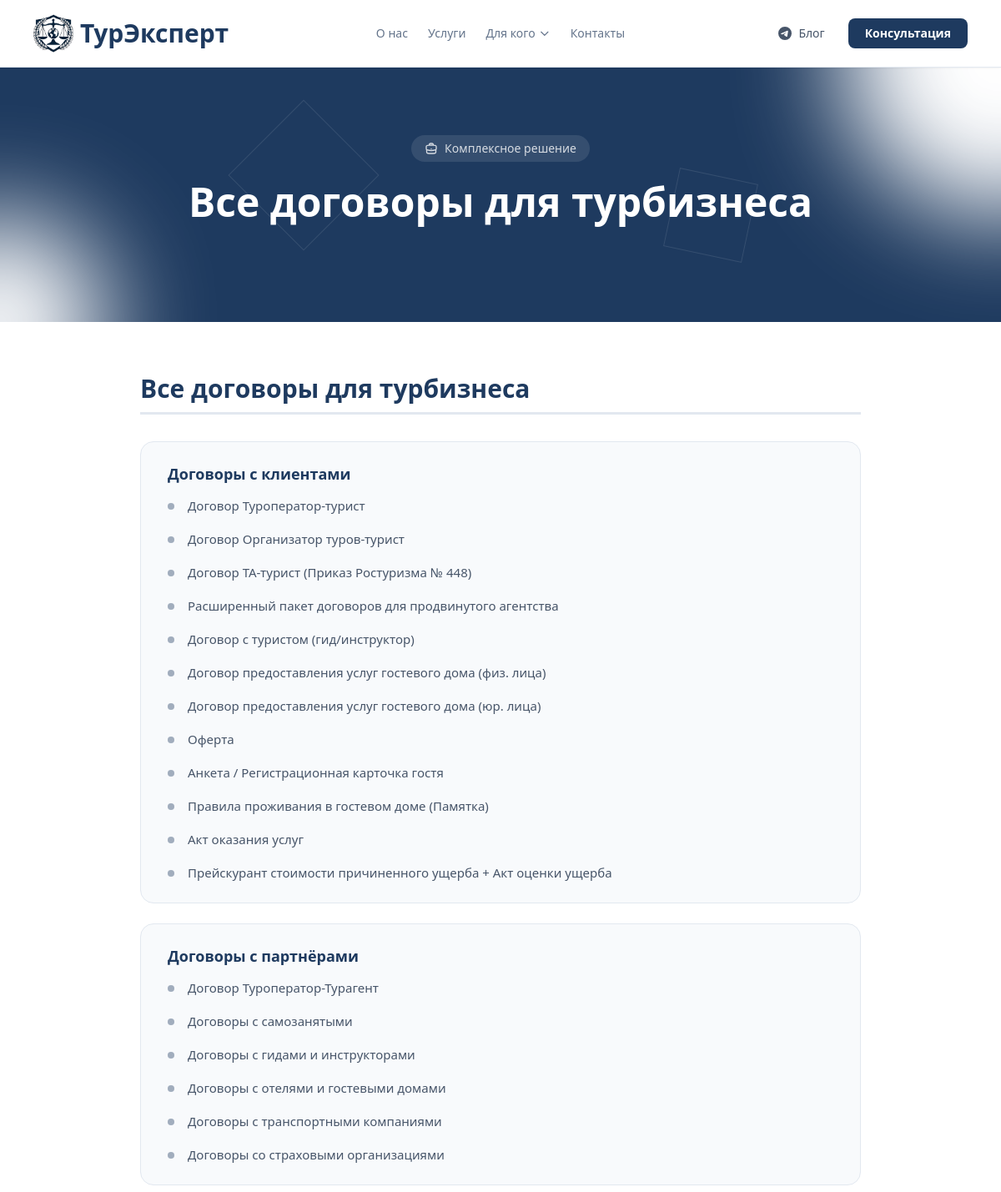
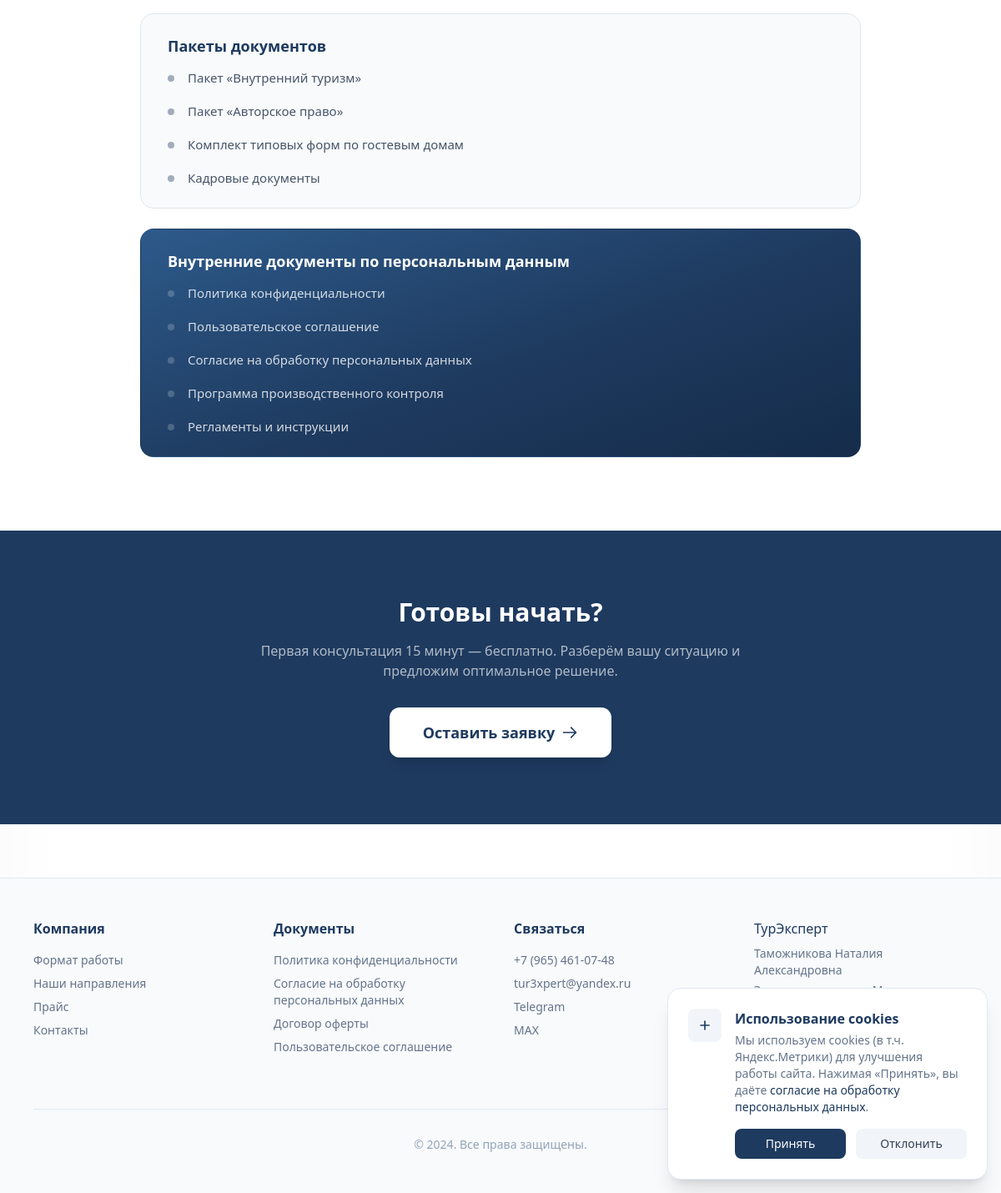
The page /info/vse-dogovory-dlya-turbiznesa/ on the database its author committed (2 pictures, top to bottom).
### core/models.py (models this page shows, shortened)
class InfoPage(models.Model):
    slug = models.SlugField("URL (slug)", unique=True, allow_unicode=True)
    title = models.CharField("Заголовок", max_length=200)
    subtitle = models.CharField("Подзаголовок", max_length=300, blank=True)
    price_display = models.CharField("Цена (текст)", max_length=100, blank=True)
    badge_text = models.CharField("Текст бейджа", max_length=100, blank=True, default='Комплексное решение')
    cta_title = models.CharField("Заголовок CTA", max_length=200, blank=True, default='Готовы начать?')
    cta_text = models.CharField("Текст CTA", max_length=400, blank=True, default='Первая консультация 15 минут — бесплатно. Разберём вашу ситуацию и предложим оптимальное решение.')
    content = models.TextField("Содержимое (HTML)")
    is_published = models.BooleanField("Опубликована", default=False)
    order = models.PositiveIntegerField("Порядок", default=0)
    class Meta:
        verbose_name = "Информационная страница"
        verbose_name_plural = "Информационные страницы"
        ordering = ['order']

### core/views.py (the view)
# urls.py: path('info/<slug:slug>/', views.info_page, name='info_page'),
def info_page(request, slug):
    page = get_object_or_404(InfoPage, slug=slug, is_published=True)
    return render(request, 'core/info_page.html', {'page': page})

### core/templates/core/info_page.html (shortened to what this page needs)
{% extends 'base.html' %}
{% load static %}
{% block content %}
<section class="relative overflow-hidden bg-[#1e3a5f] py-24">
    <div class="absolute inset-0">
        <div class="absolute top-0 right-0 w-96 h-96 bg-white rounded-full blur-3xl -translate-y-1/2 translate-x-1/2"></div>
        <div class="absolute bottom-0 left-0 w-64 h-64 bg-white rounded-full blur-3xl translate-y-1/2 -translate-x-1/2"></div>
        <div class="absolute top-1/4 left-1/4 w-32 h-32 border border-white/10 rotate-45"></div>
        <div class="absolute bottom-1/4 right-1/4 w-24 h-24 border border-white/10 rotate-12"></div>
    </div>
    <div class="relative max-w-4xl mx-auto px-4 text-center">
        {% if page.badge_text %}
        <div class="inline-flex items-center gap-2 bg-white/10 text-white/80 text-sm px-4 py-1.5 rounded-full mb-6">
            {{ page.badge_text }}
        </div>
        {% endif %}
        <h1 class="text-4xl md:text-5xl font-bold text-white mb-6 leading-tight">{{ page.title }}</h1>
    </div>
</section>
<section class="py-16 bg-white">
    <div class="max-w-4xl mx-auto px-4">
        <div class="prose-custom">
            {{ page.content|safe }}
        </div>
    </div>
</section>
{% if page.cta_title %}
<section class="py-20 bg-[#1e3a5f]">
    <div class="max-w-2xl mx-auto px-4 text-center">
        <h2 class="text-3xl font-bold text-white mb-4">{{ page.cta_title }}</h2>
        {% if page.cta_text %}
        <p class="text-white/65 mb-8">{{ page.cta_text }}</p>
        {% endif %}
        <a href="#" onclick="openModal(); return false;" class="inline-flex items-center gap-2 px-10 py-4 bg-white text-[#1e3a5f] font-bold rounded-xl hover:bg-white/90 transition-all shadow-lg hover:-translate-y-0.5 text-lg">
            Оставить заявку
            <svg class="w-5 h-5" fill="none" stroke="currentColor" viewBox="0 0 24 24">
                <path stroke-linecap="round" stroke-linejoin="round" stroke-width="2" d="M14 5l7 7m0 0l-7 7m7-7H3"/>
            </svg>
        </a>
    </div>
</section>
{% endif %}
{% endblock %}

### theme/templates/base.html (style rules this page uses)
html { scroll-behavior: smooth; scroll-padding-top: 80px; }
* { -webkit-font-smoothing: antialiased; -moz-osx-font-smoothing: grayscale; }
body { box-shadow: inset 0 0 100px rgba(0,0,0,0.03); }
.rounded-xl { border-radius: 13px; }

### core/templates/core/info_page.html (style rules this page uses)
.prose-custom h2 { font-size: 1.875rem; font-weight: 800; color: #1e3a5f; margin-bottom: 2rem; margin-top: 3rem; padding-bottom: 0.75rem; border-bottom: 3px solid #e2e8f0; }
.prose-custom h2:first-child { margin-top: 0; }
.prose-custom h3 { font-size: 1.125rem; font-weight: 700; color: #1e3a5f; margin-bottom: 0.75rem; display: flex; align-items: flex-start; gap: 0.5rem; }
.prose-custom > div { background: #f8fafc; border: 1px solid #e2e8f0; border-radius: 1rem; padding: 1.5rem 2rem; margin-bottom: 1.5rem; transition: box-shadow 0.2s; }
.prose-custom ul { list-style: none; padding: 0; margin: 0; display: flex; flex-direction: column; gap: 0.5rem; }
.prose-custom ul li { position: relative; padding-left: 1.5rem; color: #475569; font-size: 0.9375rem; line-height: 1.6; }
.prose-custom ul li::before { content: ''; position: absolute; left: 0; top: 0.6em; width: 8px; height: 8px; background: #1e3a5f; border-radius: 50%; opacity: 0.4; flex-shrink: 0; }
.prose-custom > div:last-child { background: linear-gradient(160deg, #2d5a8a 0%, #1e3a5f 55%, #152c4a 100%); border-color: transparent; }
.prose-custom > div:last-child h3 { color: white; }
.prose-custom > div:last-child ul li { color: rgba(255,255,255,0.8); }
.prose-custom > div:last-child ul li::before { background: rgba(255,255,255,0.5); }

### rows shown on the page
InfoPage: badge_text "Комплексное решение", title "Все договоры для турбизнеса", content "Все договоры для турбизнеса Договоры с клиентами Договор Туроператор-турист Договор Организатор туров-турист Договор ТА-турист (Приказ Ростуризма № 448) Расширенный пакет договоров для продвинутого агентства Договор с туристом (гид/инструктор) Договор предоставления услуг гостевого дома (физ. лица) Договор предоставления услуг гостевого дома (юр. лица) Оферта Анкета / Регистрационная карточка гостя Правила проживания в гостевом доме (Памятка) Акт оказания услуг Прейскурант стоимости причиненного ущерба + Акт оценки ущерба Договоры с партнёрами Договор Туроператор-Турагент Договоры с самозанятыми Договоры с гидами и инструкторами Договоры с отелями и гостевыми домами Договоры с транспортными…", cta_title "Готовы начать?", cta_text "Первая консультация 15 минут — бесплатно. Разберём вашу ситуацию и предложим оптимальное решение."
